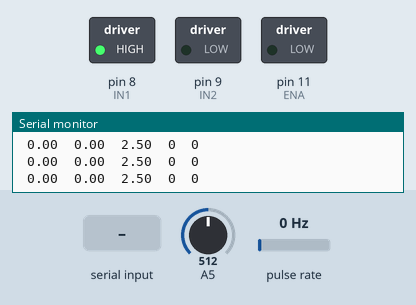
This sketch was run on a simulated Arduino Uno, built with avr-gcc and run on an emulated ATmega328P. On the bench: switched loads named in the sketch (green lamp = pin HIGH), the last lines printed to the serial monitor. Wiring (inferred from the names in the program): pulse sensor: data pin 2. The inputs (shaded band) are chosen by the test bench; at power-on: A5 = 512, pulse rate 0 Hz.

Above: at 1.2 s.
1.3 s: "90,45\n" received over Serial
At 1.7 s:
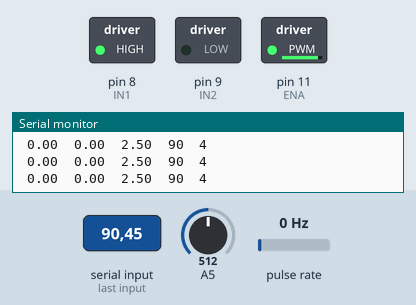
2.8 s: "30,150\n" received over Serial
At 3.6 s:
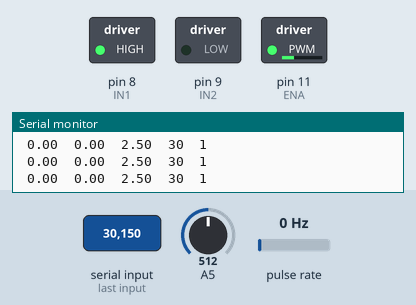
4.3 s: "1\n" received over Serial
At 5.4 s:
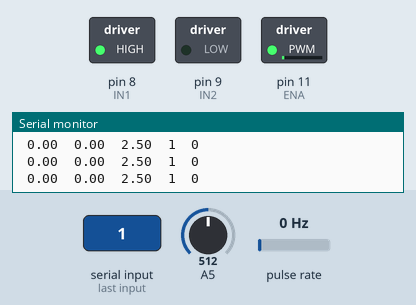
Timing chart, 0 to 7.3 s (numbered marks = the images above; inputs shaded):
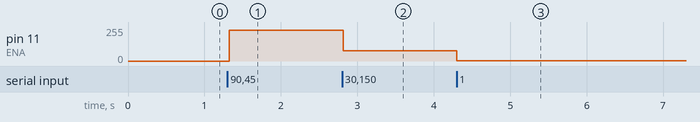

The sketch:

Lab1Codigo.ino
```cpp
/*Codigo Motor-Generador Dc:
 * Autores: David Santiago Oyola Lozano
 * Diego Fernando Blanco Rueda
 * Carlos Daniel Contreras
*/
#include <util/atomic.h>

//DEFINICION DE PINES DE LOS COMPONENTES:-----------------------------------------------------------------------------------------------------

//Encoder:
#define encoder 2

//Puente H:
int ENA = 11;
int IN1 = 8;
int IN2 = 9;

//DEFINICION DE VARIABLES:--------------------------------------------------------------------------------------------------------------------

//Parametros de control de PWM:
int  PWM = 0;  //PWM que se controla.

//Parámetros lectura voltaje:
//Voltaje Despues del filtro:
float lecturaAnalogica =0; //Lectura analogica motor.
float voltajeSalida = 0; //Voltaje Generador.
//Voltaje Antes del filtro:
float lecturaAnalogica2 =0; //Lectura analogica motor.
float voltajeAnterFiltro = 0; //Voltaje Generador.

//Variables para tiempo de muestro:
int PeriodoMuestreo = 15;
unsigned long timeold;

//Lectura Analogica del Encoder:
volatile unsigned muestreoactualinterrupcion=0; //El tiempo actual del muestreo de la interrupcion.
volatile unsigned muestreoanteriorinterrupcion=0; //El tiempo anterior al tiempo actual del muestreo de interrupcion.
volatile unsigned deltamuestreointerrupcion=0;  //El diferencial de tiempo entre el tiempo anterior y actual de muestreo de interrupcion.

//Variables del calculo de velocidad angular:
int ciclo=0;  //Contador
double frecuencia=0;  //La frecuencia de interrupcion calculada por el promedio de deltas de tiempo.
double w=0; //Velocidad angular calculada del encoder.
double rpm=0;
double n=1; //Numero de interrupciones (o ranuras) del medidor del encoder.
double pi=3.141592653589793238462643383279502884197169399375; //Constante Pi

//Vector de suma promnedio:
float vector[]={0,0,0,0,0,0,0,0,0,0}; //Vector donde se guarda cada delta de tiempo para hacer un promedio.
int tam=10; //Tamaño de evaluacion de los ciclos.

//INICIO DEL CODIGO:-------------------------------------------------------------------------------------------------------------------------
//Funcion del encoder:
void encoderHVoid(){ //Esta parte del codigo entra a funcionar cuando sucede una interrupcion en el encoder
  ciclo++;  //Inicia el tick.

  //En esta parte se mide el diferencial de tiempo entre tick y tick medido por el encoder para sacar un promedio de tiempo:
  if(ciclo==1){
        float media=0;  //Se inicializa la variable para obtener el promedio de los delta de tiempos
        deltamuestreointerrupcion=muestreoactualinterrupcion-muestreoanteriorinterrupcion;//Se hace el diferencial de tiempo de interrupcion de ticks del encoder.
        for(int i=0;i<tam-1;i++){ //Ciclo for para crear un vector de n posiciones.
          vector[i]=vector[i+1];  //Este vector se utiliza para almacenar los delta de tiempos.
        }
        vector[tam-1]=deltamuestreointerrupcion;
        for(int i=0;i<tam;i++){ //Ciclo for para comenzar a hacer el promedio de tiempos de interrupcion.
          media=vector[i]+media;
        }
        media=media/tam;  //Se divide entre la cantidad de datos para asi obtener el promedio.
        deltamuestreointerrupcion=media;
        muestreoanteriorinterrupcion=muestreoactualinterrupcion;//Se actualiza el tiempo de interrupcion anterior
      }
  ciclo=0;  //Deja el tick en 0
  muestreoactualinterrupcion=millis();  //Actualiza el muestreo actual.

    //if(voltajeSalida==0.00){n=0;}

  //Calculo de la frecuencia angular:
  if(deltamuestreointerrupcion!=0){ //Según el promedio de tiempo sacado anteriormente se pasa a frecuencia en radianes por segundo:
    frecuencia=(1000*n)/(double)deltamuestreointerrupcion;
  }else{
    frecuencia=0;
  }
  //Se calcula la velocidad angular siendo 2*pi*frecuencia:
  //w=(2*3.141516)*frecuencia;
  w=(2*pi)*frecuencia;
  rpm=w*9.5492965855;
}

void setup() {
  Serial.begin(9600); //Monitor Serial en 9600 baudios.

  //Se definen las entradas y salidas de los pines:
  pinMode(encoder, INPUT_PULLUP);  //Se necesita el pin del encoder como entrada para la interrupcion.
  pinMode(ENA, OUTPUT);
  pinMode(IN1, OUTPUT); //Se define los pines del puente H como Salidas.
  pinMode(IN2, OUTPUT);

  //Señal Puente H L298N:
  digitalWrite(IN1,HIGH); //Se ajustan IN1 e IN2 para que gire en sentido horario el motor.
  digitalWrite(IN2,LOW);  //Si se quiere girar antihorario definir IN1=LOW e IN2=HIGH.

  timeold = 0;

  //Activacion de la interrupcion en flanco de bajada del encoder:
  attachInterrupt(digitalPinToInterrupt(encoder),encoderHVoid,RISING);
}

void loop() {
  //Manda el setpoint de PWM Manualmente:
  if(Serial.available()>0){
     String entradaSerial = Serial.readStringUntil('\n'); //Obtiene el valor ingresado para que sea el PWM a tomar.
     PWM=entradaSerial.toFloat();
  }
  analogWrite(ENA,map(PWM,0,100,0,255)); //Enviamos el PWM al puente H.

  //Manda el setpoint de PWM de 10 en 10 automaticamente:
  /*if(millis() > 1000){
    PWM = int(millis()/1000);
  }
  if(millis() >= 101000){
    PWM = 0;
  }*/

  lecturaAnalogica=analogRead(A5); //Se lee el voltaje del pin analogico A5 para mensurar el voltaje de salida del generador.
  voltajeSalida=lecturaAnalogica/1023*5.0;

  if(millis() - timeold >= PeriodoMuestreo){  //Se obtendrá las muestras de velocidad, voltaje y PWM para los instantes de tiempo correspondientes al tiempo de muestreo.
    //Salida de monitor Serial para imprimir los datos:
    Serial.print(" "); Serial.print(w); Serial.print(" ");  //Velocidad en radianes por segundo.
    Serial.print(" "); Serial.print(rpm); Serial.print(" ");  //Velocidad en RPM.
    Serial.print(" "); Serial.print(voltajeSalida); Serial.print(" ");  //Voltaje de salida en voltios.
    Serial.print(" "); Serial.print(PWM); Serial.print(" ");  //Porcentaje de PWM aplicado.
    Serial.print(" "); Serial.print(PWM * 5 / 100); Serial.print(" "); //Porcentaje de PWM aplicado y escalado.
    Serial.println();
  }
}
```

Measured:
- after the input at 1.3 s, pin 11 (ENA): 0/255 → 229/255 at once
- after the input at 2.8 s, pin 11 (ENA): 229/255 → 76/255 at once
- after the input at 4.3 s, pin 11 (ENA): 76/255 → 2/255 at once
